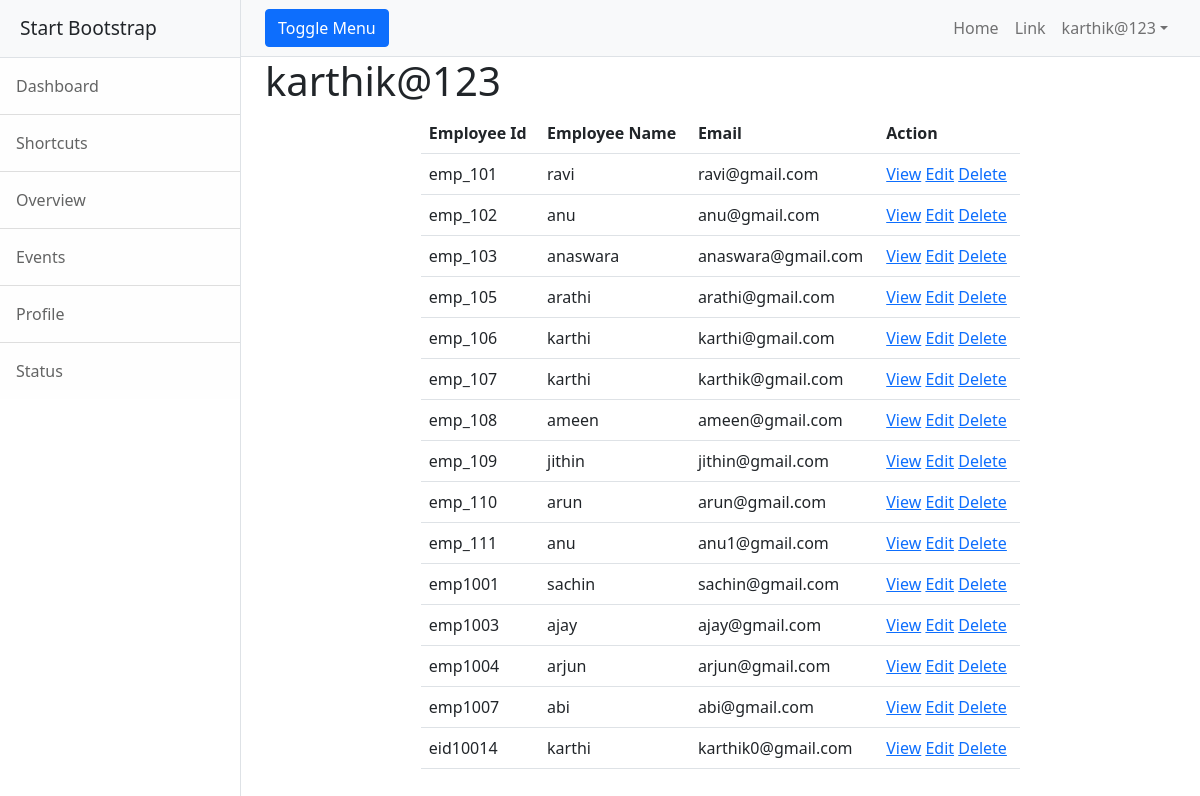
Screenshot of /employee/all (signed in) with the database file from the repository.
### employee/models.py (models this page shows, shortened)
class Employee(models.Model):
    eid = models.CharField(max_length=120,primary_key=True)
    profile_pick = models.ImageField(upload_to="profilepics",null=True)
    employee_name = models.CharField(max_length=120)
    designation = models.CharField(max_length=120)
    salary = models.PositiveIntegerField()
    email = models.EmailField(unique=True)
    experience = models.PositiveIntegerField(null=True)

### employee/views.py (the view)
# urls.py: path("all", views.EmployeeListView.as_view(), name="emp-list"),
@method_decorator(signin_required,name="dispatch")
class EmployeeListView(View):
    def get(self, request, *args, **kwargs):
        if request.user.is_authenticated:
            qs = Employee.objects.all()
            return render(request, "emp-list.html", {"employees": qs})
        else:
            messages.error(request,"you must login first")
            return redirect("signin")

### employee/views.py (called while the page is built)
def signin_required(fn):
    def wrapper(request, *args, **kwargs):
        if request.user.is_authenticated:
            return fn(request, *args, **kwargs)
        else:
            messages.error(request, "you must login")
            return redirect("signin")
    return wrapper

### employee/templates/emp-list.html (shortened to what this page needs)
{%extends 'base.html'%}
{%block body_block%}
<h1>{{request.user}}</h1>
    <div class="row">
        <div class="col-2"></div>
        <div class="col-8">
           <table class="table">
               <tr>
                   <th>Employee Id</th>
                   <th>Employee Name</th>
                   <th>Email</th>
                   <th>Action</th>
               </tr>
               {%for emp in employees%}
               <tr>
                   <td>{{emp.eid}}</td>
                   <td>{{emp.employee_name}}</td>
                   <td>{{emp.email}}</td>
                   <td>
                       <a href="{%url "emp-detail" emp.eid%}">View</a>
                       <a href="{%url "emp-edit" emp.eid%}">Edit</a>
                       <a href="{%url "emp-remove" emp.eid%}">Delete</a>
                   </td>
               </tr>
               {%endfor%}
           </table>
        </div>
        <div class="col-2"></div>
    </div>
{%endblock%}

### employee/templates/base.html (shortened to what this page needs)
<!DOCTYPE html>
{%load static%}
<html lang="en">
<head>
<link href="https://cdn.jsdelivr.net/npm/bootstrap@5.2.0-beta1/dist/css/bootstrap.min.css" rel="stylesheet">
    <link href="{%static 'css/styles.css'%}" rel="stylesheet"/>
</head>
<body>
<div class="d-flex" id="wrapper">
    <div class="border-end bg-white" id="sidebar-wrapper">
        <div class="sidebar-heading border-bottom bg-light">Start Bootstrap</div>
        <div class="list-group list-group-flush">
            <a class="list-group-item list-group-item-action list-group-item-light p-3" href="#!">Dashboard</a>
            <a class="list-group-item list-group-item-action list-group-item-light p-3" href="#!">Shortcuts</a>
            <a class="list-group-item list-group-item-action list-group-item-light p-3" href="#!">Overview</a>
            <a class="list-group-item list-group-item-action list-group-item-light p-3" href="#!">Events</a>
            <a class="list-group-item list-group-item-action list-group-item-light p-3" href="#!">Profile</a>
            <a class="list-group-item list-group-item-action list-group-item-light p-3" href="#!">Status</a>
        </div>
    </div>
    <div id="page-content-wrapper">
        <nav class="navbar navbar-expand-lg navbar-light bg-light border-bottom">
            <div class="container-fluid">
                <button class="btn btn-primary" id="sidebarToggle">Toggle Menu</button>
                <div class="collapse navbar-collapse" id="navbarSupportedContent">
                    <ul class="navbar-nav ms-auto mt-2 mt-lg-0">
                        <li class="nav-item active"><a class="nav-link" href="#!">Home</a></li>
                        <li class="nav-item"><a class="nav-link" href="#!">Link</a></li>
                        <li class="nav-item dropdown">
                            <a class="nav-link dropdown-toggle" id="navbarDropdown" href="#" role="button"
                               data-bs-toggle="dropdown" aria-haspopup="true" aria-expanded="false">{{request.user}}</a>
                        </li>
                    </ul>
                </div>
            </div>
        </nav>
        <div class="container-fluid">
            {%block body_block%}
            {%endblock%}
        </div>
    </div>
</div>
</body>
</html>

### rows the page displays
Employee: eid "emp_101", employee_name "ravi", email "ravi@gmail.com"
Employee: eid "emp_102", employee_name "anu", email "anu@gmail.com"
Employee: eid "emp_103", employee_name "anaswara", email "anaswara@gmail.com"
Employee: eid "emp_105", employee_name "arathi", email "arathi@gmail.com"
Employee: eid "emp_106", employee_name "karthi", email "karthi@gmail.com"
Employee: eid "emp_107", employee_name "karthi", email "karthik@gmail.com"
Employee: eid "emp_108", employee_name "ameen", email "ameen@gmail.com"
Employee: eid "emp_109", employee_name "jithin", email "jithin@gmail.com"
Employee: eid "emp_110", employee_name "arun", email "arun@gmail.com"
Employee: eid "emp_111", employee_name "anu", email "anu1@gmail.com"
Employee: eid "emp1001", employee_name "sachin", email "sachin@gmail.com"
Employee: eid "emp1003", employee_name "ajay", email "ajay@gmail.com"
Employee: eid "emp1004", employee_name "arjun", email "arjun@gmail.com"
Employee: eid "emp1007", employee_name "abi", email "abi@gmail.com"
Employee: eid "eid10014", employee_name "karthi", email "karthik0@gmail.com"

### other values shown
{{ request.user }} "karthik@123"
